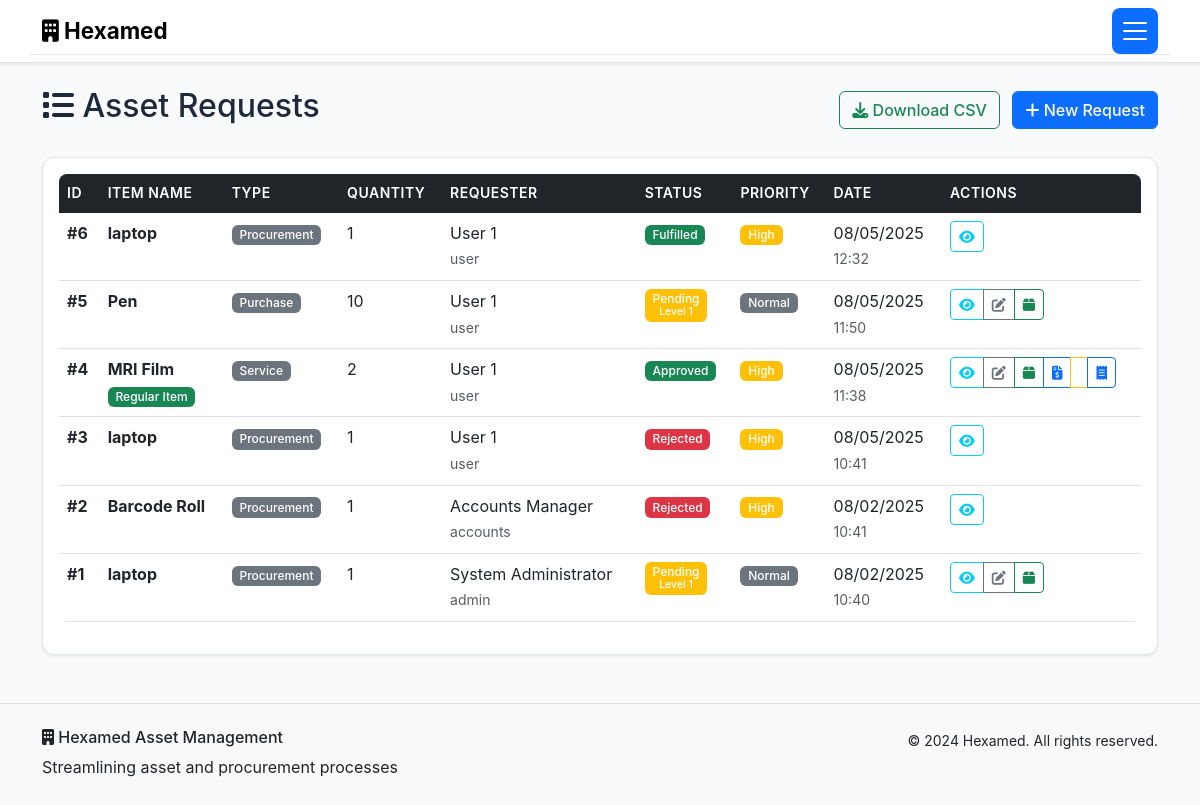
Before: /requests (signed in) with the older database file.
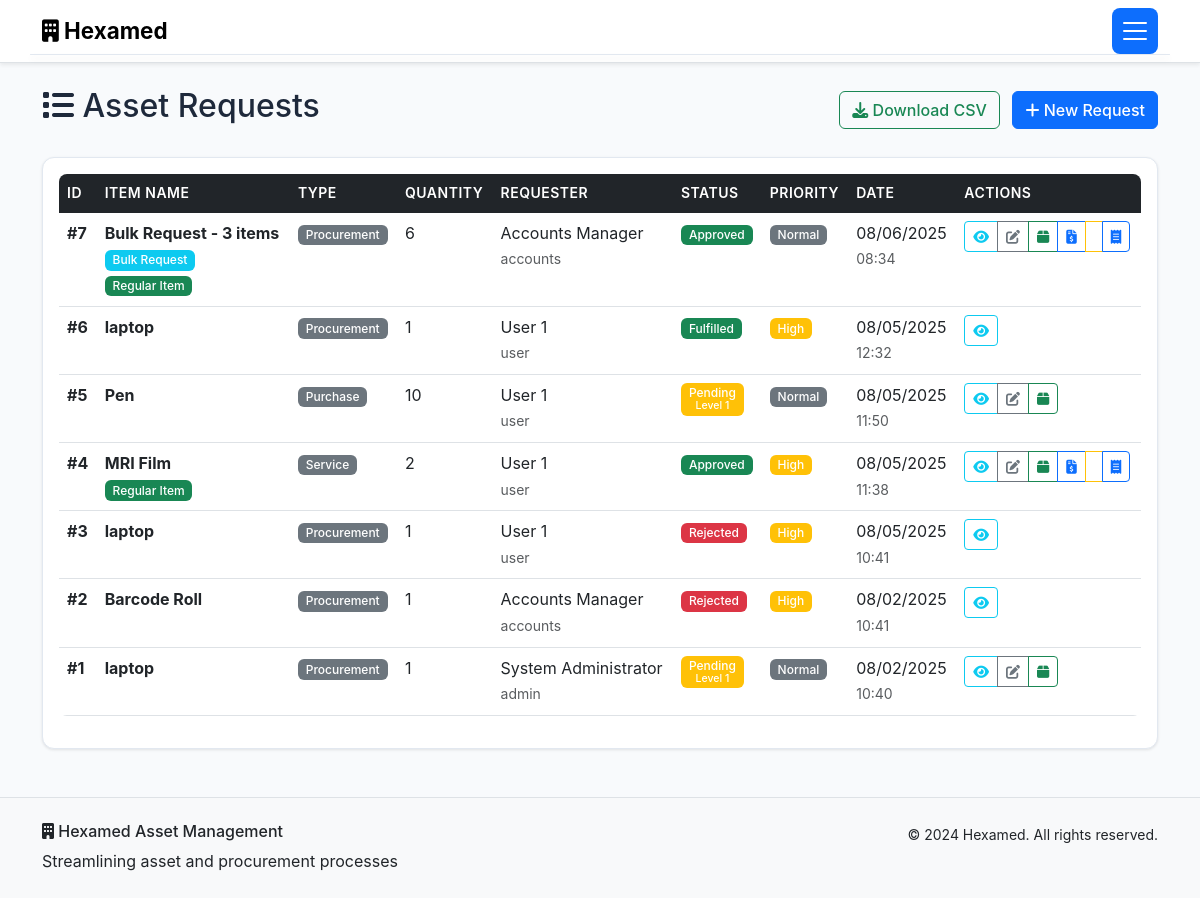
After: the same page with the newer database file.
### models.py (models this page shows, shortened)
class AssetRequest(db.Model):
    id = db.Column(db.Integer, primary_key=True)
    item_name = db.Column(db.String(200), nullable=False)
    quantity = db.Column(db.Integer, nullable=False)
    purpose = db.Column(db.Text, nullable=False)
    request_type = db.Column(db.String(50), nullable=False)
    estimated_cost = db.Column(db.Float)
    urgency = db.Column(db.String(20), default='Normal')
    is_bulk_request = db.Column(db.Boolean, default=False)
    bulk_items = db.Column(db.Text)  # JSON array of items for bulk requests
    item_classification = db.Column(db.String(20))  # 'Regular' or 'Specific' - set by SCM
    status = db.Column(db.String(20), default='Pending')
    current_approval_level = db.Column(db.Integer, default=1)
    floor = db.Column(db.String(50))
    fulfilled_from_asset_id = db.Column(db.Integer, db.ForeignKey('asset.id'))
    fulfilled_quantity = db.Column(db.Integer, default=0)
    fulfilled_by = db.Column(db.Integer, db.ForeignKey('user.id'))
    fulfilled_at = db.Column(db.DateTime)
    fulfillment_notes = db.Column(db.Text)
    created_at = db.Column(db.DateTime, default=datetime.utcnow)
    updated_at = db.Column(db.DateTime, default=datetime.utcnow, onupdate=datetime.utcnow)
    user_id = db.Column(db.Integer, db.ForeignKey('user.id'), nullable=False)
    uploaded_files = db.relationship('UploadedFile', backref='request', lazy=True, cascade='all, delete-orphan')
    approvals = db.relationship('Approval', backref='request', lazy=True, cascade='all, delete-orphan')
    fulfilled_from_asset = db.relationship('Asset', foreign_keys=[fulfilled_from_asset_id])
    fulfilled_by_user = db.relationship('User', foreign_keys=[fulfilled_by])

class User(db.Model):
    id = db.Column(db.Integer, primary_key=True)
    username = db.Column(db.String(80), unique=True, nullable=False)
    email = db.Column(db.String(120), unique=True, nullable=False)
    password_hash = db.Column(db.String(256), nullable=False)
    role = db.Column(db.String(50), nullable=False, default='User')
    full_name = db.Column(db.String(100), nullable=False)
    floor = db.Column(db.String(50))
    department = db.Column(db.String(100))
    created_at = db.Column(db.DateTime, default=datetime.utcnow)
    is_active = db.Column(db.Boolean, default=True)
    requests = db.relationship('AssetRequest', foreign_keys='AssetRequest.user_id', backref='requester', lazy=True)

### routes.py (the view)
    def decorated_function(*args, **kwargs):
        if 'user_id' not in session:
            flash('Please log in to access this page.', 'warning')
            return redirect(url_for('login'))
        return f(*args, **kwargs)

### templates/requests.html (shortened to what this page needs)
{% extends "base.html" %}
{% block content %}
<div class="container my-4">
    <div class="row">
        <div class="col">
            <div class="d-flex justify-content-between align-items-center mb-4">
                <h2><i class="fas fa-list"></i> Asset Requests</h2>
                <div>
                    <a href="{{ url_for('download_requests') }}" class="btn btn-outline-success me-2">
                        <i class="fas fa-download"></i> Download CSV
                    </a>
                    <a href="{{ url_for('create_request') }}" class="btn btn-primary">
                        <i class="fas fa-plus"></i> New Request
                    </a>
                </div>
            </div>
        </div>
    </div>
    {% if requests.items %}
    <div class="card">
        <div class="card-body">
            <div class="table-responsive">
                <table class="table table-hover">
                    <thead>
                        <tr>
                            <th>ID</th>
                            <th>Item Name</th>
                            <th>Type</th>
                            <th>Quantity</th>
                            <th>Requester</th>
                            <th>Status</th>
                            <th>Priority</th>
                            <th>Date</th>
                            <th>Actions</th>
                        </tr>
                    </thead>
                    <tbody>
                        {% for request in requests.items %}
                        <tr>
                            <td><strong>#{{ request.id }}</strong></td>
                            <td>
                                <div>
                                    <strong>{{ request.item_name }}</strong>
                                    {% if request.is_bulk_request %}
                                        <br><span class="badge bg-info">Bulk Request</span>
                                    {% endif %}
                                    {% if request.item_classification %}
                                        <br><span class="badge bg-{{ 'success' if request.item_classification == 'Regular' else 'warning' }}">
                                            {{ request.item_classification }} Item
                                        </span>
                                    {% endif %}
                                </div>
                            </td>
                            <td>
                                <span class="badge bg-secondary">{{ request.request_type }}</span>
                            </td>
                            <td>{{ request.quantity }}</td>
                            <td>
                                <div>
                                    {{ request.requester.full_name }}
                                    <br><small class="text-muted">{{ request.requester.username }}</small>
                                </div>
                            </td>
                            <td>
                                {% if request.status == 'Pending' %}
                                    <span class="badge bg-warning">
                                        {{ request.status }}
                                        <br><small>Level {{ request.current_approval_level }}</small>
                                    </span>
                                {% elif request.status == 'Approved' %}
                                    <span class="badge bg-success">{{ request.status }}</span>
                                {% elif request.status == 'Rejected' %}
                                    <span class="badge bg-danger">{{ request.status }}</span>
                                {% elif request.status == 'Fulfilled' %}
                                    <span class="badge bg-success">{{ request.status }}</span>
                                {% endif %}
                            </td>
                            <td>
                                {% if request.urgency == 'Critical' %}
                                    <span class="badge bg-danger">{{ request.urgency }}</span>
                                {% elif request.urgency == 'High' %}
                                    <span class="badge bg-warning">{{ request.urgency }}</span>
                                {% elif request.urgency == 'Normal' %}
                                    <span class="badge bg-secondary">{{ request.urgency }}</span>
                                {% else %}
                                    <span class="badge bg-light text-dark">{{ request.urgency }}</span>
                                {% endif %}
                            </td>
                            <td>
                                <div>
                                    {{ request.created_at.strftime('%m/%d/%Y') if request.created_at else 'N/A' }}
                                    <br><small class="text-muted">{{ request.created_at.strftime('%H:%M') if request.created_at else 'N/A' }}</small>
                                </div>
                            </td>
                            <td>
                                <div class="btn-group btn-group-sm">
                                    <button class="btn btn-outline-info btn-sm" data-bs-toggle="modal"
                                            data-bs-target="#requestModal{{ request.id }}">
                                        <i class="fas fa-eye"></i>
                                    </button>
                                    {% if user.role in ['Accounts/SCM', 'Admin', 'MD'] %}
                                        {% if request.status in ['Pending', 'Approved'] %}
                                            <a href="{{ url_for('edit_request', request_id=request.id) }}"
                                               class="btn btn-outline-secondary btn-sm"
                                               title="Edit Request">
                                                <i class="fas fa-edit"></i>
                                            </a>
                                            <a href="{{ url_for('assign_from_asset', request_id=request.id) }}"
                                               class="btn btn-outline-success btn-sm"
                                               title="Assign from Asset">
                                                <i class="fas fa-box"></i>
                                            </a>
                                        {% endif %}
                                        {% if request.status == 'Approved' and user.role == 'Accounts/SCM' %}
                                            {% if not request.item_classification %}
                                                <a href="{{ url_for('classify_item', request_id=request.id) }}"
                                                   class="btn btn-outline-info btn-sm"
                                                   title="Classify Item & Create PO">
                                                    <i class="fas fa-tags"></i>
                                                </a>
                                            {% else %}
                                                <a href="{{ url_for('create_purchase_order_from_request', request_id=request.id) }}"
                                                   class="btn btn-outline-primary btn-sm"
                                                   title="Create Purchase Order">
                                                    <i class="fas fa-file-invoice-dollar"></i>
                                                </a>
                                            {% endif %}
                                            <a href="{{ url_for('fulfill_request', request_id=request.id) }}"
                                               class="btn btn-outline-warning btn-sm"
                                               title="Fulfill from Assets">
                                            </a>
                                            <a href="{{ url_for('upload_bill', request_id=request.id) }}"
                                               class="btn btn-outline-primary btn-sm"
                                               title="Upload Bill">
                                                <i class="fas fa-receipt"></i>
                                            </a>
                                        {% endif %}
                                    {% endif %}
                                </div>
                            </td>
                        </tr>
                        {% endfor %}
                    </tbody>
                </table>
            </div>
        </div>
    </div>
    {% endif %}
</div>
{% endblock %}

### templates/base.html (shortened to what this page needs)
<!DOCTYPE html>
<html lang="en" data-bs-theme="light">
<head>
    <link href="https://cdn.jsdelivr.net/npm/bootstrap@5.3.0/dist/css/bootstrap.min.css" rel="stylesheet">
    <link rel="stylesheet" href="https://cdnjs.cloudflare.com/ajax/libs/font-awesome/6.4.0/css/all.min.css">
    <link rel="stylesheet" href="{{ url_for('static', filename='style.css') }}">
</head>
<body>
    {% if session.user_id %}
    <nav class="navbar navbar-expand-lg navbar-light bg-white shadow-sm border-bottom">
        <div class="container">
            <a class="navbar-brand" href="{{ url_for('dashboard') }}">
                <i class="fas fa-building"></i> Hexamed
            </a>
            <button class="navbar-toggler" type="button" data-bs-toggle="collapse" data-bs-target="#navbarNav">
                <span class="navbar-toggler-icon"></span>
            </button>
            <div class="collapse navbar-collapse" id="navbarNav">
                <ul class="navbar-nav me-auto">
                    {% if session.role in ['Admin', 'MD', 'Accounts/SCM'] %}
                        <li class="nav-item">
                            <a class="nav-link" href="{{ url_for('view_assignments') }}">
                                <i class="fas fa-tasks"></i> Item Assignments
                            </a>
                        </li>
                        {% endif %}
                </ul>
                <ul class="navbar-nav">
                    <li class="nav-item dropdown d-none d-lg-block">
                        <a class="nav-link dropdown-toggle" href="#" id="navbarDropdown" role="button" data-bs-toggle="dropdown">
                            <i class="fas fa-user"></i> {{ session.full_name }}
                            <span class="badge bg-secondary">{{ session.role }}</span>
                        </a>
                    </li>
                </ul>
            </div>
        </div>
    </nav>
    {% endif %}
    <main>
        {% block content %}{% endblock %}
    </main>
    <footer class="bg-light text-dark mt-5 py-4 border-top">
        <div class="container">
            <div class="row">
                <div class="col-md-6">
                    <h6><i class="fas fa-building"></i> Hexamed Asset Management</h6>
                    <p class="mb-0">Streamlining asset and procurement processes</p>
                </div>
                <div class="col-md-6 text-md-end">
                    <small>&copy; 2024 Hexamed. All rights reserved.</small>
                </div>
            </div>
        </div>
    </footer>
</body>
</html>

Changed rows visible on the page:
added AssetRequest: id "7", item_name "Bulk Request - 3 items", is_bulk_request "Bulk Request", item_classification "Regular", request_type "Procurement", quantity "6", requester.full_name "Accounts Manager", requester.username "accounts", status "Approved", urgency "Normal", created_at "08/06/2025", created_at "08:34"
